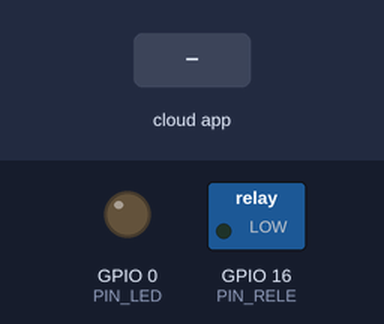
A program run on a simulated ESP8266 (NodeMCU). Parts: switched loads named in the program (green lamp = pin HIGH), output pins drawn as LEDs (lit = HIGH). Inputs (shaded band) come from the test bench.

Above: at 1.2 s.
1.3 s: the phone or cloud app sets led_onoff to 0
At 1.9 s:
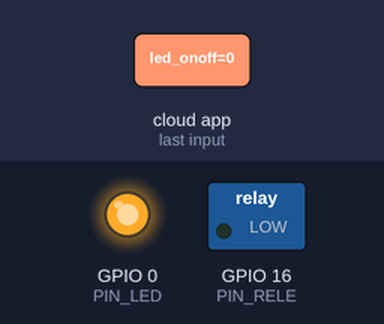
2.8 s: the phone or cloud app sets rele to 1
At 4.0 s:
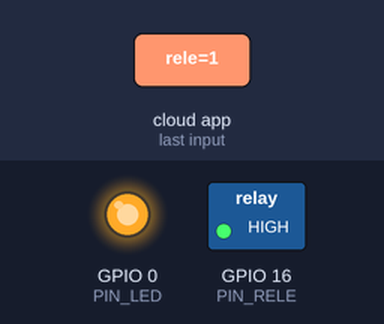
4.3 s: the phone or cloud app sets led_onoff to 1
At 5.4 s:
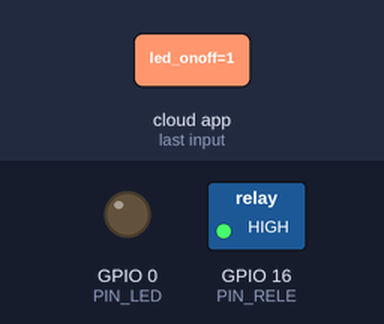
5.8 s: the phone or cloud app sets rele to 0
At 6.6 s:
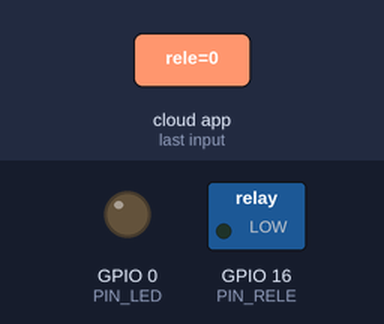
Timing chart, 0 to 8.3 s (numbered marks = the images above; inputs shaded):
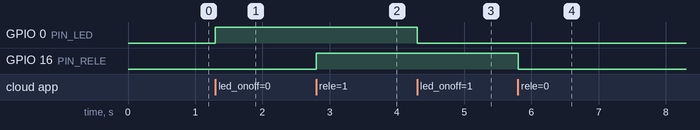

The program:

main.cpp
```cpp
#include <Arduino.h>
#include <ESP8266WiFi.h>       //Librería de conexión WiFi del módulo ESP8266
#include <ThingerESP8266.h>    //Librería de la plataforma thinger.io

// Parámetros de la conexión con thinger.io
#define usuario "************"
#define device_Id "************"
#define device_credentials "************"

ThingerESP8266 thing(usuario, device_Id, device_credentials);

// Parámetros de conexión WiFi
const char WiFi_ssid[]="************";          //Nombre de red
const char WiFi_password[]="************";  	//Clave de red

#define PIN_LED 0
#define PIN_RELE 16

void setup() {
    // put your setup code here, to run once:

    // Salida
    pinMode(PIN_LED, OUTPUT);
    pinMode(PIN_RELE, OUTPUT);

    // Inicialización de la WiFi para comunicarse con la API
    thing.add_wifi(WiFi_ssid, WiFi_password);

    // ----------------------------------------
    // Creamos los recursos para la API
    // ----------------------------------------

    /*
    thing["led_onoff"] << [](pson& in){
      digitalWrite(PIN_LED, in ? LOW : HIGH);
    };
    */

   // Modificación para que funcione bien el tablero
   thing["led_onoff"] << [](pson& in){
    if(in.is_empty()){
        in = !(bool) digitalRead(PIN_LED);
    }
    else{
        digitalWrite(PIN_LED, in ?  LOW : HIGH);
    }
    };

    // pin control example (i.e. turning on/off a light, a relay, etc)
    thing["rele"] << digitalPin(PIN_RELE);

}

void loop() {
    // put your main code here, to run repeatedly:
    thing.handle();
}
```

Measured:
- after the input at 1.3 s, GPIO 0 (PIN_LED): LOW → HIGH at once
- after the input at 2.8 s, GPIO 16 (PIN_RELE): LOW → HIGH at once
- after the input at 4.3 s, GPIO 0 (PIN_LED): HIGH → LOW at once
- after the input at 5.8 s, GPIO 16 (PIN_RELE): HIGH → LOW at once
